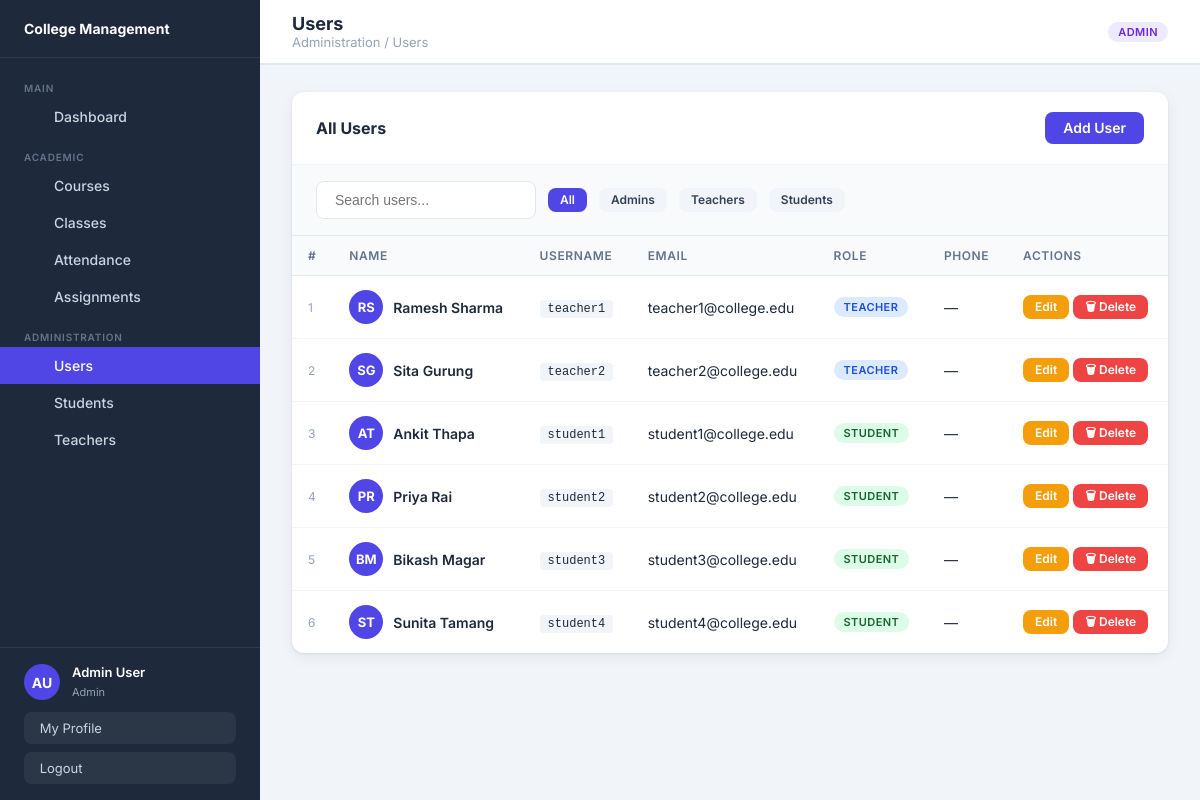
Page /users/ (signed in) on the committed database.
### users/models.py (models this page shows, shortened)
class CustomUser(AbstractUser):
    ROLE_CHOICES = [('admin','Admin'),('teacher','Teacher'),('student','Student')]
    role = models.CharField(max_length=10, choices=ROLE_CHOICES, default='student')
    phone = models.CharField(max_length=20, blank=True)
    address = models.TextField(blank=True)
    date_of_birth = models.DateField(null=True, blank=True)
    @property
    def is_admin(self): return self.role == 'admin'

### users/views.py (the view)
# urls.py: path('', views.user_list, name='user_list'),
@login_required
def user_list(request):
    if not request.user.is_admin:
        return redirect('dashboard')
    role = request.GET.get('role', '')
    users = CustomUser.objects.exclude(pk=request.user.pk)
    if role:
        users = users.filter(role=role)
    return render(request, 'users/user_list.html', {'users': users, 'role_filter': role})

### users/templates/users/user_list.html (shortened to what this page needs)
{% extends 'base.html' %}
{% block page_title %}Users{% endblock %}
{% block breadcrumb %}Administration / Users{% endblock %}
{% block content %}
<div class="card">
  <div class="card-header">
    <h3 class="card-title"> All Users</h3>
    <a href="{% url 'create_user' %}" class="btn btn-primary"> Add User</a>
  </div>
  <div class="filter-bar">
    <input type="text" id="table-search" placeholder=" Search users..." style="min-width:220px;"/>
    <a href="?role=" class="btn btn-sm {% if not role_filter %}btn-primary{% else %}btn-secondary{% endif %}">All</a>
    <a href="?role=admin" class="btn btn-sm {% if role_filter == 'admin' %}btn-primary{% else %}btn-secondary{% endif %}">Admins</a>
    <a href="?role=teacher" class="btn btn-sm {% if role_filter == 'teacher' %}btn-primary{% else %}btn-secondary{% endif %}">Teachers</a>
    <a href="?role=student" class="btn btn-sm {% if role_filter == 'student' %}btn-primary{% else %}btn-secondary{% endif %}">Students</a>
  </div>
  {% if users %}
  <div class="table-wrapper">
    <table>
      <thead><tr><th>#</th><th>Name</th><th>Username</th><th>Email</th><th>Role</th><th>Phone</th><th>Actions</th></tr></thead>
      <tbody>
        {% for u in users %}
        <tr>
          <td style="color:var(--gray-400);font-size:12px;">{{ forloop.counter }}</td>
          <td>
            <div style="display:flex;align-items:center;gap:10px;">
              <div style="width:34px;height:34px;border-radius:50%;background:var(--primary);display:flex;align-items:center;justify-content:center;color:#fff;font-weight:700;font-size:13px;flex-shrink:0;">
                {{ u.first_name|first|upper }}{{ u.last_name|first|upper }}
              </div>
              <div>
                <div style="font-weight:600;">{{ u.get_full_name|default:u.username }}</div>
              </div>
            </div>
          </td>
          <td><code style="background:var(--gray-100);padding:2px 8px;border-radius:4px;font-size:12px;">{{ u.username }}</code></td>
          <td>{{ u.email|default:"—" }}</td>
          <td><span class="badge badge-{{ u.role }}">{{ u.role|capfirst }}</span></td>
          <td>{{ u.phone|default:"—" }}</td>
          <td>
            <a href="{% url 'edit_user' u.pk %}" class="btn btn-sm btn-warning"> Edit</a>
            <a href="{% url 'delete_user' u.pk %}" class="btn btn-sm btn-danger" data-confirm="Delete user '{{ u.username }}'?">🗑 Delete</a>
          </td>
        </tr>
        {% endfor %}
      </tbody>
    </table>
  </div>
  {% else %}
  <div class="empty-state"><div class="empty-icon"></div><p>No users found</p><div class="empty-sub"><a href="{% url 'create_user' %}" class="btn btn-primary" style="margin-top:12px;">➕ Add First User</a></div></div>
  {% endif %}
</div>
{% endblock %}

### templates/base.html (shortened to what this page needs)
{% load static %}
<!DOCTYPE html>
<html lang="en">
<head>
<link rel="stylesheet" href="{% static 'css/main.css' %}"/>
</head>
<body>
<div class="layout">
  <aside class="sidebar">
    <div class="sidebar-brand">
      <div class="brand-text">
        <h2> College Management</h2>
      </div>
    </div>
    <nav class="sidebar-nav">
      <div class="nav-section">
        <div class="nav-section-title">Main</div>
        <a href="{% url 'dashboard' %}" class="nav-item"> Dashboard</a>
      </div>
      <div class="nav-section">
        <div class="nav-section-title">Academic</div>
        <a href="{% url 'course_list' %}" class="nav-item"> Courses</a>
        <a href="{% url 'class_list' %}" class="nav-item"> Classes</a>
        <a href="{% url 'attendance_list' %}" class="nav-item"> Attendance</a>
        <a href="{% url 'assignment_list' %}" class="nav-item"> Assignments</a>
      </div>
      {% if user.is_admin %}
      <div class="nav-section">
        <div class="nav-section-title">Administration</div>
        <a href="{% url 'user_list' %}" class="nav-item"> Users</a>
        <a href="{% url 'user_list' %}?role=student" class="nav-item"> Students</a>
        <a href="{% url 'user_list' %}?role=teacher" class="nav-item"> Teachers</a>
      </div>
      {% endif %}
    </nav>
    <div class="sidebar-footer">
      <div class="sidebar-user">
        <div class="avatar">{{ user.first_name|first|upper }}{{ user.last_name|first|upper }}</div>
        <div class="user-info">
          <p>{{ user.get_full_name|default:user.username }}</p>
          <span>{{ user.role|capfirst }}</span>
        </div>
      </div>
      <a href="{% url 'profile' %}" class="btn-logout" style="margin-bottom:8px;"> &nbsp;My Profile</a>
      <a href="{% url 'logout' %}" class="btn-logout"> &nbsp;Logout</a>
    </div>
  </aside>
  <div class="main-content">
    <header class="topbar">
      <div class="topbar-left">
        <div>
          <div class="page-title">{% block page_title %}Dashboard{% endblock %}</div>
          <div class="breadcrumb">{% block breadcrumb %}Home{% endblock %}</div>
        </div>
      </div>
      <div class="topbar-right">
        <span class="badge badge-{{ user.role }}">{{ user.role|capfirst }}</span>
      </div>
    </header>
    <main class="page-body">
      {% block content %}{% endblock %}
    </main>
  </div>
</div>
</body>
</html>

### rows in the picture
CustomUser: first_name|first "A", last_name|first "U", get_full_name "Admin User", role "Admin", role "ADMIN"
CustomUser: first_name|first "R", last_name|first "S", get_full_name "Ramesh Sharma", username "teacher1", email "teacher1@college.edu", role "TEACHER", phone "—"
CustomUser: first_name|first "S", last_name|first "G", get_full_name "Sita Gurung", username "teacher2", email "teacher2@college.edu", role "TEACHER", phone "—"
CustomUser: first_name|first "A", last_name|first "T", get_full_name "Ankit Thapa", username "student1", email "student1@college.edu", role "STUDENT", phone "—"
CustomUser: first_name|first "P", last_name|first "R", get_full_name "Priya Rai", username "student2", email "student2@college.edu", role "STUDENT", phone "—"
CustomUser: first_name|first "B", last_name|first "M", get_full_name "Bikash Magar", username "student3", email "student3@college.edu", role "STUDENT", phone "—"
CustomUser: first_name|first "S", last_name|first "T", get_full_name "Sunita Tamang", username "student4", email "student4@college.edu", role "STUDENT", phone "—"
